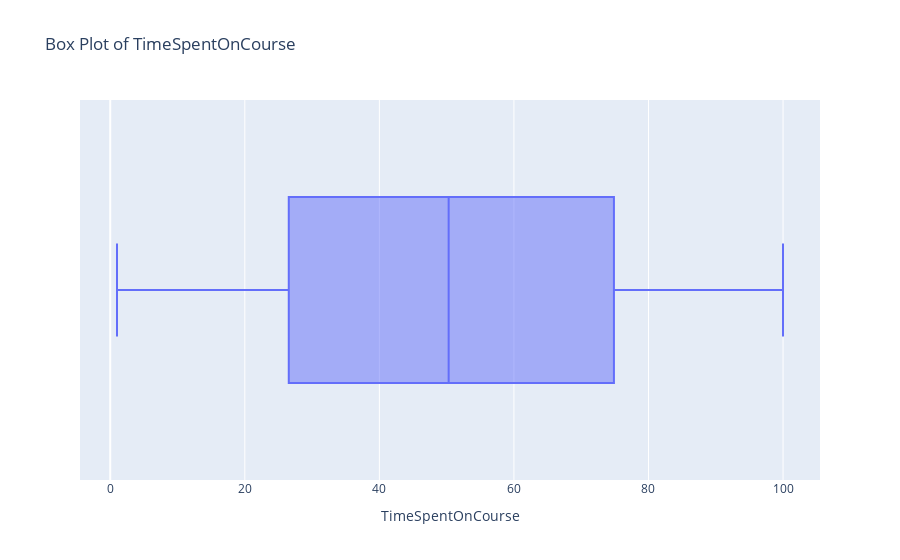
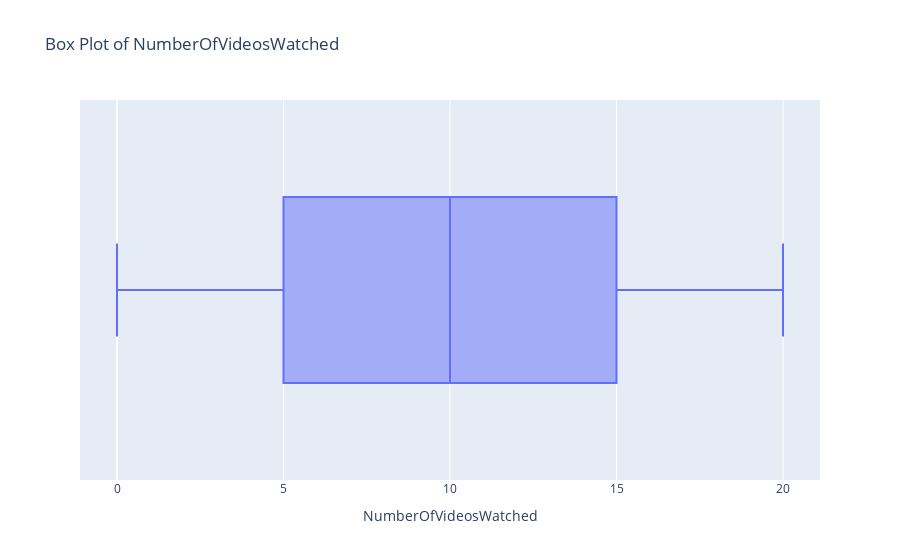
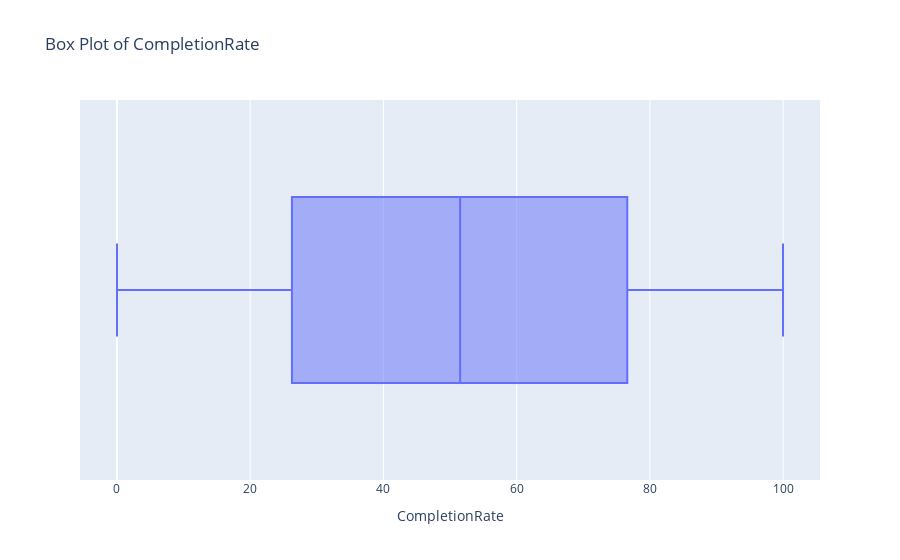
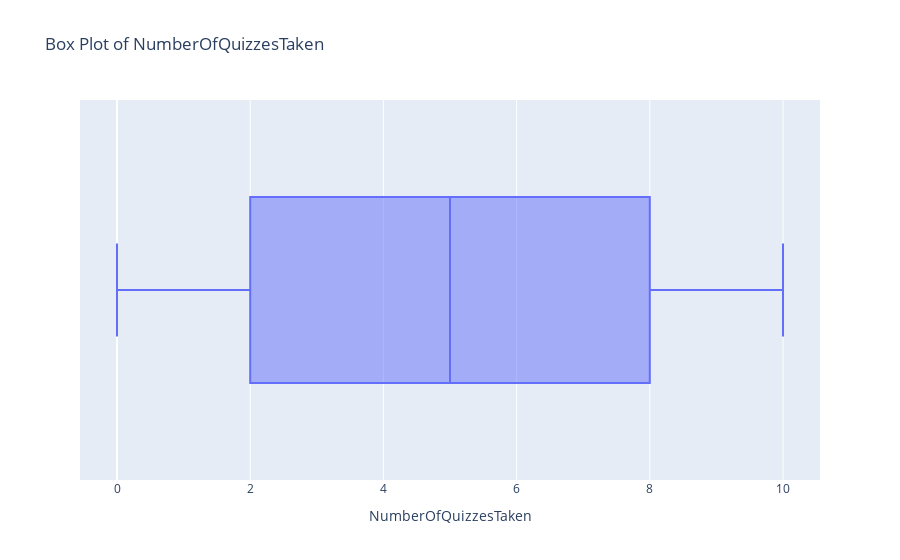

These figures' notebook cell, in order:
### Code cell
# Check if there are outliers in the numerical columns
cols = ['TimeSpentOnCourse', 'NumberOfVideosWatched', 'CompletionRate', 'NumberOfQuizzesTaken', 'QuizScores']
for col in cols:
    fig = px.box(df, x=col, title=f'Box Plot of {col}')
    fig.show()

### Figure 1 — Plotly figure (JSON) as saved in the notebook; plotly's stock layout.template omitted (floating-point values rounded to 4 significant figures; data arrays with more than 128 entries replaced by an {"elided": "..."} marker saying what was removed)
{"data": [{"alignmentgroup": "True", "hovertemplate": "TimeSpentOnCourse=%{x}<extra></extra>", "legendgroup": "", "marker": {"color": "#636efa"}, "name": "", "notched": false, "offsetgroup": "", "orientation": "h", "showlegend": false, "type": "box", "x": {"elided": "8210 float values"}, "x0": " ", "xaxis": "x", "y0": " ", "yaxis": "y"}], "layout": {"boxmode": "group", "legend": {"tracegroupgap": 0}, "title": {"text": "Box Plot of TimeSpentOnCourse"}, "xaxis": {"anchor": "y", "domain": [0, 1], "title": {"text": "TimeSpentOnCourse"}}, "yaxis": {"anchor": "x", "domain": [0, 1]}}}

### Figure 2 — Plotly figure (JSON) as saved in the notebook; plotly's stock layout.template omitted (floating-point values rounded to 4 significant figures; data arrays with more than 128 entries replaced by an {"elided": "..."} marker saying what was removed)
{"data": [{"alignmentgroup": "True", "hovertemplate": "NumberOfVideosWatched=%{x}<extra></extra>", "legendgroup": "", "marker": {"color": "#636efa"}, "name": "", "notched": false, "offsetgroup": "", "orientation": "h", "showlegend": false, "type": "box", "x": {"elided": "8210 int values"}, "x0": " ", "xaxis": "x", "y0": " ", "yaxis": "y"}], "layout": {"boxmode": "group", "legend": {"tracegroupgap": 0}, "title": {"text": "Box Plot of NumberOfVideosWatched"}, "xaxis": {"anchor": "y", "domain": [0, 1], "title": {"text": "NumberOfVideosWatched"}}, "yaxis": {"anchor": "x", "domain": [0, 1]}}}

### Figure 3 — Plotly figure (JSON) as saved in the notebook; plotly's stock layout.template omitted (floating-point values rounded to 4 significant figures; data arrays with more than 128 entries replaced by an {"elided": "..."} marker saying what was removed)
{"data": [{"alignmentgroup": "True", "hovertemplate": "CompletionRate=%{x}<extra></extra>", "legendgroup": "", "marker": {"color": "#636efa"}, "name": "", "notched": false, "offsetgroup": "", "orientation": "h", "showlegend": false, "type": "box", "x": {"elided": "8210 float values"}, "x0": " ", "xaxis": "x", "y0": " ", "yaxis": "y"}], "layout": {"boxmode": "group", "legend": {"tracegroupgap": 0}, "title": {"text": "Box Plot of CompletionRate"}, "xaxis": {"anchor": "y", "domain": [0, 1], "title": {"text": "CompletionRate"}}, "yaxis": {"anchor": "x", "domain": [0, 1]}}}

### Figure 4 — Plotly figure (JSON) as saved in the notebook; plotly's stock layout.template omitted (floating-point values rounded to 4 significant figures; data arrays with more than 128 entries replaced by an {"elided": "..."} marker saying what was removed)
{"data": [{"alignmentgroup": "True", "hovertemplate": "NumberOfQuizzesTaken=%{x}<extra></extra>", "legendgroup": "", "marker": {"color": "#636efa"}, "name": "", "notched": false, "offsetgroup": "", "orientation": "h", "showlegend": false, "type": "box", "x": {"elided": "8210 int values"}, "x0": " ", "xaxis": "x", "y0": " ", "yaxis": "y"}], "layout": {"boxmode": "group", "legend": {"tracegroupgap": 0}, "title": {"text": "Box Plot of NumberOfQuizzesTaken"}, "xaxis": {"anchor": "y", "domain": [0, 1], "title": {"text": "NumberOfQuizzesTaken"}}, "yaxis": {"anchor": "x", "domain": [0, 1]}}}
